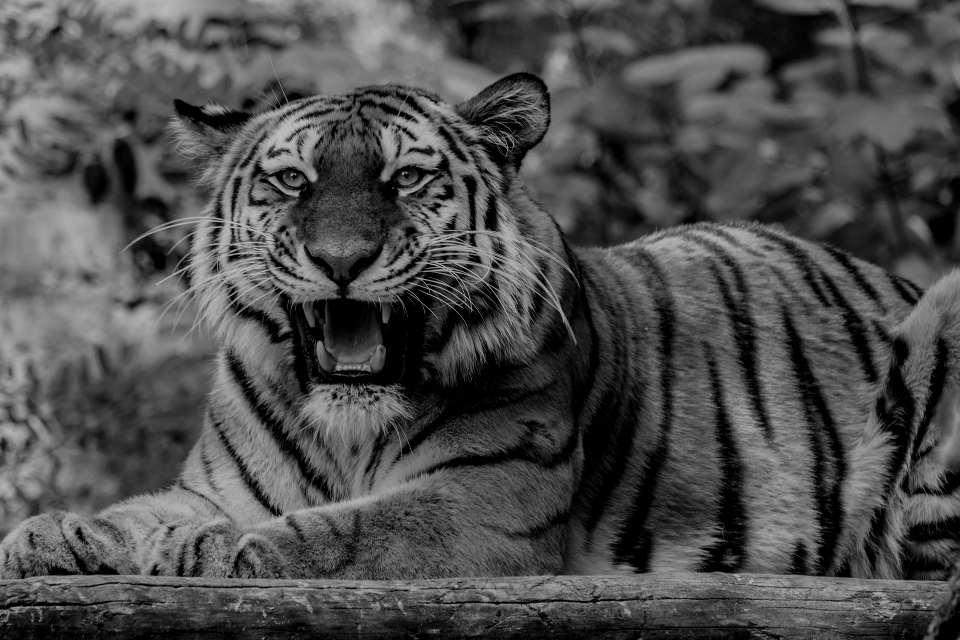
#> input picture LV2/treci/tiger.png, 960 x 640 px
$ python treci.py
#> lines starting #> are read from the running program, lines starting #| are printed output that depends on the picture
import numpy as np
import matplotlib.pyplot as plt
img = plt.imread("tiger.png")
#> img is the input picture: shape (640, 960, 4) float32; mean R, G, B, A 0.303, 0.303, 0.303, 1
img = img[:,:,0].copy()
#> img: shape (640, 960) float32
print(img.shape)
#| (640, 960)
print(img.dtype)
#| float32

broj = 150
brightness = img + broj #inkrementirao sam za x, ovo se dodaje svim pikselima
brightness = np.clip(brightness, 0, 255) # granice vrijednosti moraju ostat u rasponu od 0 do 255

plt.figure() #prikaz slike
plt.imshow(brightness, cmap="gray")
plt.title("brightness")

plt.figure()
plt.imshow(img, cmap="gray")
plt.title("original")

rotirana = np.rot90(img, k= 1) #k = 1  znaci jedna rotacija za 90 stupnjeva suprotno smjera kazaljke na satu
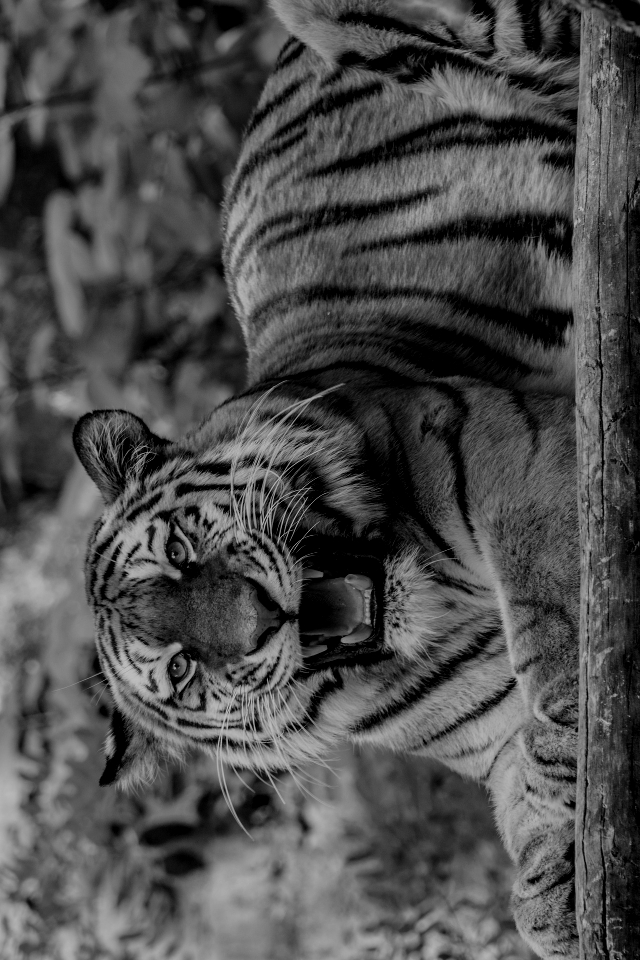
#> rotirana: shape (960, 640) float32; min 0, max 0.749, mean 0.302
plt.figure()
plt.imshow(rotirana, cmap="gray")
plt.title("rotirano za 90")

mirror = img[:, ::-1] #zrcalim sliku
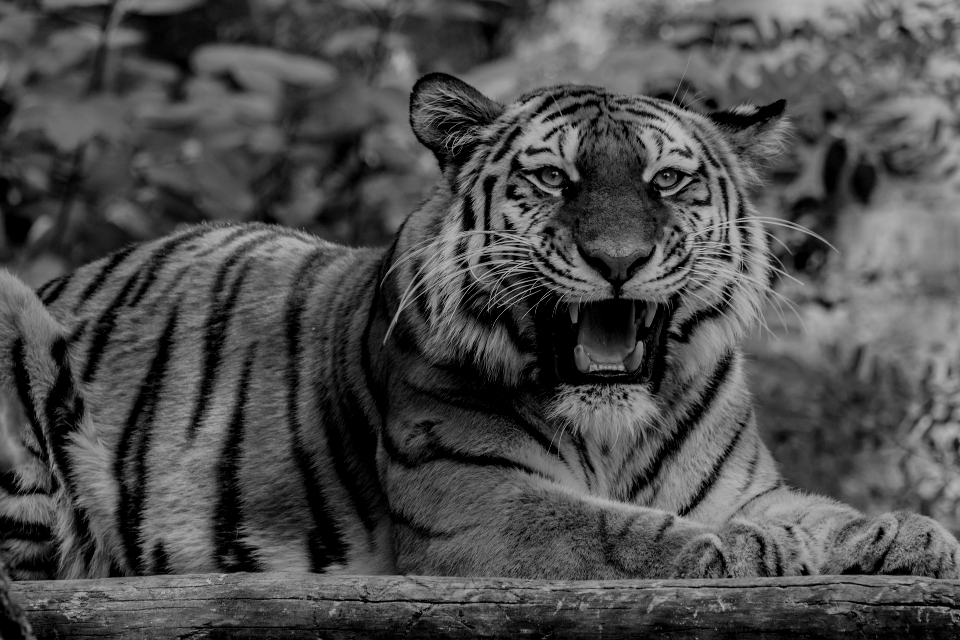
#> mirror: shape (640, 960) float32; min 0, max 0.749, mean 0.302
plt.figure()
plt.imshow(mirror, cmap="gray")
plt.title("zrcaljena slika")

length = img.shape[0]
#> length = 640
height = img.shape[1]
#> height = 960

smanjena = img.reshape(img.shape[0] // 10, 10, img.shape[1] // 10, 10).mean(axis=(1,3)) #pomocu // dobijamo cjelobrojni ostatak djeljenja za redove i stupce slike
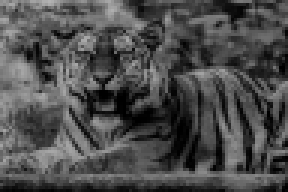
#> smanjena: shape (64, 96) float32 (shown 3 times larger); min 0, max 0.703, mean 0.302
# te axis=1,3 su dimnezije jer smo ih stvorili s reshape funkcijom, 10 je faktor
plt.figure()
plt.imshow(smanjena, cmap="gray")
plt.title("smanjena slika")

plt.show()
